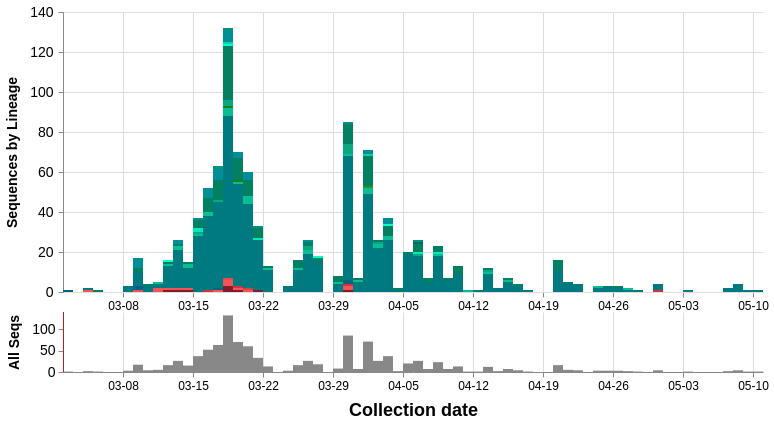

The Vega-Lite source for this figure:
### Vega specification from a JSON file in a GitHub repository (floating-point values rounded to 4 significant figures; data arrays with more than 128 entries replaced by an {"elided": "..."} marker saying what was removed)
{"$schema": "https://vega.github.io/schema/vega/v5.json", "description": "A basic stacked bar chart example.", "comment": "These will be overridden by the container of this vega plot", "width": 700, "height": 360, "padding": 5, "data": [{"name": "cases_by_date_and_group", "comment": "Main data object, same as caseData in store", "format": {"parse": {"group": "string", "cases_sum": "number", "date": "date:'%Q'"}}, "values": {"elided": "178 records"}, "transform": [{"comment": "Bin observations by date. The width of each bin is determined by the signal dateBin. Since the most detail in the date from GISAID is by day, the bin shouldn't ever be smaller than a day.", "type": "bin", "field": "date", "extent": [{"signal": "dateRangeStart"}, {"signal": "dateRangeEnd"}], "step": {"signal": "dateBin"}, "as": ["day_start", "day_end"]}, {"comment": "After binning, combine observations in the same group and day, by taking the sum of the sequence counts. The max aggs on group_counts and color are just to carry the fields over.", "type": "aggregate", "groupby": ["group", "day_start", "day_end"], "fields": ["cases_sum", "group_counts", "color"], "ops": ["sum", "max", "max"], "as": ["cases_sum", "group_counts", "color"]}, {"comment": "If a group isn't present in a dateBin that others are, then impute an empty value. This is only important for the cumulative view, so as to keep things consistent. Unfortunately I don't know how to impute for days with no data at all yet. This leads to some gaps in the cumulative view.", "type": "impute", "field": "cases_sum", "key": "day_start", "groupby": ["group", "color", "group_counts"], "value": 0}, {"comment": "Recalculate the day_end from the day_start and dateBin, since the imputation can't work on more than one field at once.", "type": "formula", "expr": "datum.day_start + dateBin", "as": "day_end"}, {"comment": "Calculate the cumulative counts. If we're not running in cumulative mode, then output the cumulative count in a dummy field (determined by the signal windowField). If we are in cumulative mode, then overwrite the cases_sum field.", "type": "window", "sort": {"field": "day_start"}, "groupby": ["group"], "ops": ["sum"], "fields": ["cases_sum"], "as": ["cases_sum_new"], "frame": {"signal": "cumulativeWindow"}}, {"comment": "Stack bars on the same date in preparation for the visualization. Offset (zero vs. normalize) controls counts vs. percentages.", "type": "stack", "groupby": ["day_start"], "sort": {"field": "group"}, "field": "cases_sum_new", "offset": {"signal": "stackOffset"}}]}, {"name": "cases_by_date", "source": "cases_by_date_and_group", "comment": "Collapse cases by date (ignore group), for the data in the overview (bottom) plot", "transform": [{"type": "aggregate", "groupby": ["day_start", "day_end"], "fields": ["cases_sum"], "ops": ["sum"], "as": ["cases_sum_by_date"]}]}, {"name": "selected", "comment": "A list of groups that are selected", "on": [{"trigger": "clear", "remove": true}, {"trigger": "!shift", "remove": true}, {"trigger": "!shift && clicked", "insert": "clicked"}, {"trigger": "shift && clicked", "toggle": "clicked"}]}], "signals": [{"name": "dateRangeStart", "value": 1575158400000, "comment": "Along with dateRangeEnd, these are hard limits on the dates shown. May need to update when we hit 2021. Dates are in milliseconds, unix epoch"}, {"name": "dateRangeEnd", "value": 1609372800000}, {"name": "dateBin", "value": 86400000, "comment": "Binning of observations by date, where date is in milliseconds. Default is 1 day (1000 * 60 * 60 * 24). This should never be less than a day. This is passed to the bin transform of cases_by_date_and_group"}, {"name": "overviewYLabel", "value": "All Seqs", "comment": "Y-axis label of the overview (bottom) panel"}, {"name": "detailYLabel", "value": "Sequences by Lineage", "comment": "Y-axis label of the detail (upper) panel"}, {"name": "stackOffset", "value": "zero", "comment": "Whether to show the counts as percentages ('normalize') or as absolute counts ('zero'). This is passed to the stack transform of cases_by_date_and_group"}, {"name": "cumulativeWindow", "value": [0, 0], "comment": "Window to calculate cumulative counts over. [0, 0] disables this behavior, while [null, 0] does the cumulative counting"}, {"name": "detailDomain", "comment": "The date range selected on the overview (bottom) panel. The units are in JS date objects. If there is no date selected, this should be null."}, {"name": "brush", "value": 0, "comment": "The date range selected on the overview (bottom) panel, in screen-space coordinate units (pixels). This will be converted to dates for the detailDomain signal by referencing the xOverview scale"}, {"name": "delta", "value": 0, "comment": "The difference between windows when dragging a date selection window in the overview (bottom) panel. It is tracked onmousemove and used to update the 'brush' signal after mouseup. Units are in screen-space coordinates (pixels)"}, {"name": "xdown", "value": 0, "comment": "The initial screen-space click location, in screen-space coordinates (pixels), when first clicking on the date range window before dragging it. This is used to calculate the 'delta' signal"}, {"name": "anchor", "value": null, "comment": "The initial 'brush' signal state, when clicking on the date range window to drag it. Units are in screen-space coordinates (pixels). Used to update the 'brush' signal after dragging it."}, {"name": "hoverBar", "value": null, "comment": "Used to store which group is hovered over. Is an object with field 'group'"}, {"name": "clear", "value": true, "comment": "If clicking on anything but a grouped bar, then clear the selection (by clearing the 'selection' data object)", "on": [{"events": "mouseup[!event.item]", "update": "true", "force": true}]}, {"name": "shift", "value": false, "comment": "Track whether or not the shift key is pressed. Used to select multiple groups by holding down shift before clicking", "on": [{"events": "@detailbars:click", "update": "event.shiftKey", "force": true}]}, {"name": "clicked", "value": null, "comment": "Track clicks on the group bars, for selection purposes", "on": [{"events": "@detailbars:click", "update": "{group: datum.group}", "force": true}]}], "marks": [{"type": "group", "name": "detail", "comment": "The mark group for the detail (upper) panel", "encode": {"comment": "The width and height should be overridden by the plot's container", "update": {"height": {"value": 280}, "width": {"signal": "width"}}}, "signals": [{"name": "hoverBar", "comment": "Set the hoverBar signal when a bar is hovered over, and clear it when the mouse is hovered over anything else", "push": "outer", "on": [{"events": "@detailbars:mouseover!", "update": "{group: datum.group, date: datum.day_start}"}, {"events": "@detailbars:mouseout!", "update": "null"}]}], "scales": [{"name": "x", "comment": "Provide two fields for the domain, since if we only provide the day_start, the last day will get cut off, and if we only provide day_end, the first day will get cut off", "type": "time", "range": "width", "domain": {"fields": [{"data": "cases_by_date", "field": "day_start"}, {"data": "cases_by_date", "field": "day_end"}]}, "domainRaw": {"signal": "detailDomain"}}, {"name": "y", "comment": "Scale the y axis from 0 to the highest bar height", "type": "linear", "range": [280, 0], "nice": true, "zero": true, "domain": {"data": "cases_by_date_and_group", "field": "y1"}}], "axes": [{"orient": "bottom", "scale": "x", "zindex": 0, "format": "%m-%d", "tickCount": "week", "grid": true, "gridScale": "y", "gridColor": "#DDD", "labelFontSize": 12, "labelPadding": 3}, {"orient": "left", "scale": "y", "zindex": 0, "grid": true, "gridColor": "#DDD", "title": {"signal": "detailYLabel"}, "titleFontSize": 14, "titlePadding": 10, "labelFontSize": 14, "labelPadding": 5, "tickCount": 5}], "marks": [{"type": "group", "comment": "Not sure why we need a group mark here, but this is how it is in the example plot, so I didn't change it", "encode": {"update": {"height": {"field": {"group": "height"}}, "width": {"field": {"group": "width"}}, "clip": {"value": true}}}, "marks": [{"type": "rect", "name": "detailbars", "from": {"data": "cases_by_date_and_group"}, "encode": {"comment": "Define the tooltip and other constant values here", "enter": {"strokeWidth": {"value": 1}, "tooltip": {"signal": "{title: datum.group, 'Total sequences': datum.group_counts, 'Sequences': datum.cases_sum_new, 'Collection date': timeFormat(datum.day_start, '%b %d %Y')}"}}, "update": {"x": {"scale": "x", "field": "day_start"}, "x2": {"scale": "x", "field": "day_end"}, "y": {"scale": "y", "field": "y0"}, "y2": {"scale": "y", "field": "y1"}, "fill": [{"test": "(!length(data('selected')) || indata('selected', 'group', datum.group)) && (datum.cases_sum_new > 0)", "field": "color", "comment": "If this group is selected, or if nothing is selected, then color it normally."}, {"value": "#CCC", "comment": "If there is a selected group and this group isn't one of them, then color it light grey"}], "stroke": [{"test": "hoverBar && hoverBar.group == datum.group && datum.cases_sum_new > 0", "value": "#000", "comment": "If this group is being hovered over, then set outline it black. Since we're imputing empty groups, only highlight groups with more than zero cases."}, {"value": "transparent"}], "zindex": [{"test": "hoverBar && hoverBar.group == datum.group && datum.cases_sum > 0", "value": 3, "comment": "Same as the 'stroke' test, but we also need to set the z-index here since it's possible the outline stroke will get hidden under other bars"}, {"value": 1}]}}}]}]}, {"type": "group", "name": "overview", "comment": "Mark group for the overview (bottom) panel", "encode": {"comment": "The width should be overridden by the plot container", "update": {"x": {"value": 0}, "y": {"value": 300}, "width": {"signal": "width"}, "height": {"value": 60}, "fill": {"value": "transparent"}}}, "signals": [{"name": "brush", "comment": "Trigger the date selection brush when any area of the overview plot is clicked. The update code was originally [x(), x()], but I changed it to snap to days instead of selecting by screen-space pixel. All the code does is convert from screen-space pixels --> date --> days --> round to nearest day --> date --> screen-space pixels. invert() is used to convert from pixels to date, and round(x / 86400000) rounds to the nearest day. round() * 86400000 converts from days back into the date (in milliseconds), and scale() converts from date back into screen-space coordinates. This fragment of code is used in all the signals below for day-snapping.", "push": "outer", "on": [{"events": {"merge": [{"markname": "overview", "type": "mousedown"}, {"markname": "overviewbars", "type": "mousedown"}]}, "update": "[scale('xOverview', round(invert('xOverview', x()) / 86400000) * 86400000), scale('xOverview', round(invert('xOverview', x()) / 86400000) * 86400000)]"}, {"comment": "Clear the brush selection on any double-click", "events": {"merge": [{"markname": "overview", "type": "dblclick"}, {"markname": "brushrect", "type": "dblclick"}]}, "update": "0"}, {"comment": "Update the brush on mousemove. Hold the first point of the range constant (brush[0]), and modify brush[1] by snapping to day as well (see comment above). clamp() is used to ensure that the range stays within the bounds of the plot. Capture mousemove events on both the plot and the bars to allow dragging anywhere on the overview plot", "events": {"merge": [{"source": "window", "type": "mousemove", "between": [{"markname": "overview", "type": "mousedown"}, {"source": "window", "type": "mouseup"}], "consume": true}, {"source": "window", "type": "mousemove", "between": [{"markname": "overviewbars", "type": "mousedown"}, {"source": "window", "type": "mouseup"}], "consume": true}]}, "update": "[brush[0], clamp(scale('xOverview', round(invert('xOverview', x()) / 86400000) * 86400000), 0, width)]"}, {"comment": "When the mousemove is finished (marked by mouseup event), then reorganize the brush vector so that the lesser value is first", "events": {"merge": [{"markname": "overview", "type": "mouseup"}, {"markname": "brushrect", "type": "mouseup"}]}, "update": "abs(span(brush)) <= 2 ? 0 : [brush[0], brush[1]]"}, {"comment": "Capture when the date range window is dragged, and update the ranges. Since the dragging logic implements day-snapping on its own, we don't have to round anything here.", "events": {"signal": "delta"}, "update": "clampRange([anchor[0] + delta, anchor[1] + delta], 0, width)"}]}, {"name": "anchor", "comment": "Make a copy of the brush vector when the date range is clicked. Used by the 'brush' signal to update itself after a date range drag", "push": "outer", "on": [{"events": "@brushrect:mousedown", "update": "slice(brush)"}]}, {"name": "xdown", "comment": "Track the initial drag x-coordinate, and snap to the nearest day. Used to set the 'delta' signal", "push": "outer", "on": [{"events": "@brushrect:mousedown", "update": "scale('xOverview', round(invert('xOverview', x()) / 86400000) * 86400000)"}]}, {"name": "delta", "comment": "Track how far and in what direction the date range was dragged. Snap to the nearest day. Used to set the 'brush' signal after a date range drag", "push": "outer", "on": [{"events": "[@brushrect:mousedown, window:mouseup] > window:mousemove!", "update": "scale('xOverview', round(invert('xOverview', x()) / 86400000) * 86400000) - xdown"}]}, {"name": "detailDomain", "comment": "The same as the 'brush' signal, but in date coordinates instead of screen-space (pixel) coordinates", "push": "outer", "on": [{"events": {"signal": "brush"}, "update": "span(brush) ? invert('xOverview', brush) : null"}]}], "scales": [{"name": "xOverview", "comment": "Provide two fields for the domain, since if we only provide the day_start, the last day will get cut off, and if we only provide day_end, the first day will get cut off", "type": "time", "range": "width", "domain": {"fields": [{"data": "cases_by_date", "field": "day_start"}, {"data": "cases_by_date", "field": "day_end"}]}}, {"name": "yOverview", "type": "linear", "range": [60, 0], "domain": {"data": "cases_by_date", "field": "cases_sum_by_date"}, "nice": true, "zero": true}], "axes": [{"orient": "bottom", "scale": "xOverview", "title": "Collection date", "titleFontSize": 18, "titlePadding": 10, "format": "%m-%d", "grid": true, "gridColor": "#DDD", "gridScale": "yOverview", "labelFontSize": 12, "labelPadding": 3, "tickCount": "week"}, {"orient": "left", "scale": "yOverview", "title": {"signal": "overviewYLabel"}, "titleFontSize": 14, "titlePadding": 10, "labelFontSize": 14, "labelPadding": 3, "tickCount": 3}], "marks": [{"type": "rect", "name": "overviewbars", "from": {"data": "cases_by_date"}, "encode": {"update": {"x": {"scale": "xOverview", "field": "day_start"}, "x2": {"scale": "xOverview", "field": "day_end"}, "y": {"scale": "yOverview", "value": 0}, "y2": {"scale": "yOverview", "field": "cases_sum_by_date"}, "fill": [{"test": "detailDomain && inrange(datum.day_start, [detailDomain[0], detailDomain[1] - 1])", "value": "#f00", "comment": "Color this bar red if it's within the date selection range"}, {"value": "#888"}]}}}, {"type": "rect", "name": "brushrect", "comment": "Draw the date selection range", "encode": {"enter": {"y": {"value": 0}, "height": {"value": 60}, "fill": {"value": "#333"}, "fillOpacity": {"value": 0.2}}, "update": {"x": {"signal": "brush[0]"}, "x2": {"signal": "brush[1]"}}}}, {"type": "rect", "comment": "Draw the beginning bar of the date selection range", "interactive": false, "encode": {"enter": {"y": {"value": 0}, "height": {"value": 60}, "width": {"value": 1}, "fill": {"value": "firebrick"}}, "update": {"x": {"signal": "brush[0]"}}}}, {"type": "rect", "comment": "Draw the ending bar of the date selection range", "interactive": false, "encode": {"enter": {"y": {"value": 0}, "height": {"value": 60}, "width": {"value": 1}, "fill": {"value": "firebrick"}}, "update": {"x": {"signal": "brush[1]"}}}}]}]}
